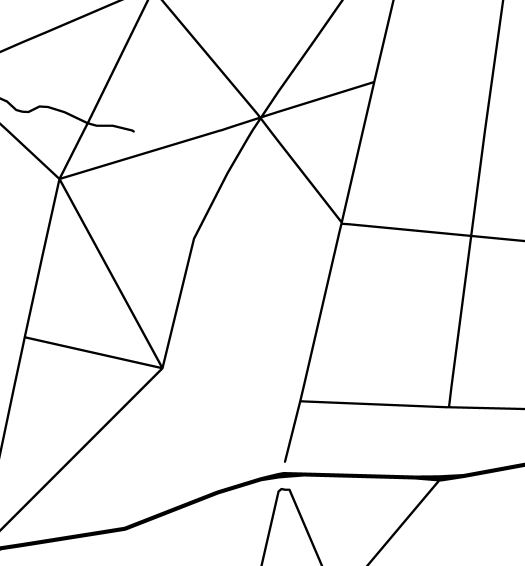
#> input picture Shapes.jpg, 1050 x 1132 px, found by its file name (shown at 1/2 size)
$ python index.py
#> lines starting #> are read from the running program, lines starting #| are printed output that depends on the picture; after the words box and inside, x2 and y2 are one past the last pixel; in counts of white or black regions, pixels touching at a corner belong together
### IMG.py

import os
import cv2
import numpy as np


class IMG:
    @staticmethod
    def getIMG(path: str):
#> called with path = 'Shapes.jpg'
        path = os.path.expanduser("~/Desktop/Art/"+path)
        img = cv2.imread(path)
#> img is the input picture: shape (1132, 1050, 3); min 0, max 255, mean 245
        print(img)
#> (printed output is left out)
        return img

    @ staticmethod
    def showIMG(img, width=None, height=None, inter=cv2.INTER_AREA):
#> called with width = 500, inter = 3
        dim = None
        (h, w) = img.shape[:2]
#> h = 1132; w = 1050
        if width is None and height is None:
            imR = img
        if width is None:
            r = height / float(h)
            dim = (int(w * r), height)
        else:
            r = width / float(w)
#> r = 0.476
            dim = (width, int(h * r))
#> dim = (500, 539)

        imR = cv2.resize(img, dim, interpolation=inter)
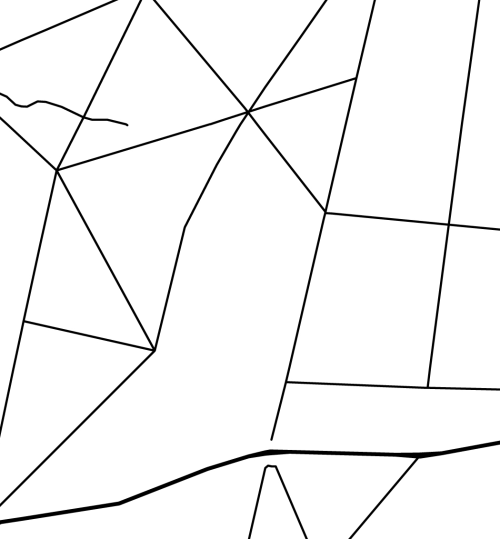
#> imR: shape (539, 500, 3); min 0, max 255, mean 245.1

        cv2.imshow('', imR)
        cv2.waitKey(0)
        cv2.destroyAllWindows()
        return None

    # [9 lines left out: function getBackgroundimage, not called in this run]

### Process.py
import random
import cv2
import matplotlib.pyplot as plt
from matplotlib import figure


class Process:
    @staticmethod
    def PrepareIMG(img):
        # permet de convertir l'image en nuance de gris
        greyIMG = cv2.cvtColor(img, cv2.COLOR_BGR2GRAY)
        return greyIMG

    def GetContours(img):
        ret, thresh = cv2.threshold(img, 100, 255, 0)
#> thresh: shape (1132, 1050); 96.2% white; 4 black regions
        contours, hierarchy = cv2.findContours(
            thresh, cv2.RETR_TREE, cv2.CHAIN_APPROX_NONE)
#> contours = 19 contours; largest, box (x1, y1, x2, y2) and area: (0, 241, 1050, 1093) 287724, (686, 0, 1004, 469) 107570, (603, 450, 940, 812) 94953, (0, 953, 874, 1132) 82866, (123, 239, 517, 729) 74528
        print(str(len(contours))+" shapes found")
#| 19 shapes found
        return contours

    @staticmethod
    def GetRandomColor():
        R = random.randrange(0, 255)
        G = random.randrange(0, 255)
        B = random.randrange(0, 255)
        return (R, G, B)

    def DrawOneContours(inputIMG, contours, index: int, colorchoice):

        # mask=np.zeros(inputIMG.shape,np.uint8)
        img = cv2.drawContours(inputIMG, contours, index,
                               colorchoice, thickness=cv2.FILLED)
        #img = cv2.drawContours(mask, contours,index, (249,255,10),thickness=cv2.FILLED)

        return img

    # [5 lines left out: function PltIMG, not called in this run]

### index.py
from IMG import IMG
from Process import Process

originalIMG = IMG.getIMG("Shapes.jpg")  # a tester "Shapes.jpg"
IMG.showIMG(originalIMG, 500)
GreyIMG = Process.PrepareIMG(originalIMG)
contours = Process.GetContours(GreyIMG)
print(str(len(contours))+" contours found !")
#| 19 contours found !
for index in range(0, len(contours)-1):
    Process.DrawOneContours(originalIMG, contours,
                            index, Process.GetRandomColor())
#> this loop made 18 passes
#> (R in GetRandomColor, G in GetRandomColor, B in GetRandomColor) on passes 1 to 12: (216, 98, 194), (227, 107, 10), (66, 247, 130), (124, 103, 235), (200, 212, 77), (247, 122, 91), (149, 228, 232), (55, 129, 35), (72, 35, 193), (24, 158, 204), (64, 252, 232), (136, 251, 180)
#> pass 2, in DrawOneContours (call 2), `img = cv2.drawContours(inputIMG, contours, index, colorchoice, thickne..`:
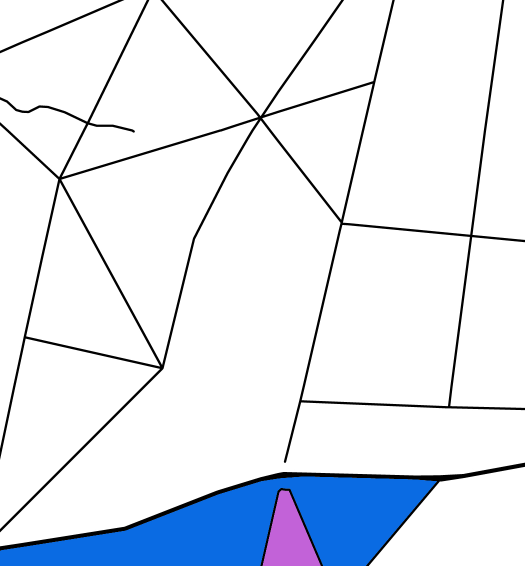
#> img: shape (1132, 1050, 3) (shown at 1/2 size); mean B, G, R 242.8, 233.3, 227.3
#> pass 3, in DrawOneContours (call 3), `img = cv2.drawContours(inputIMG, contours, index, colorchoice, thickne..`:
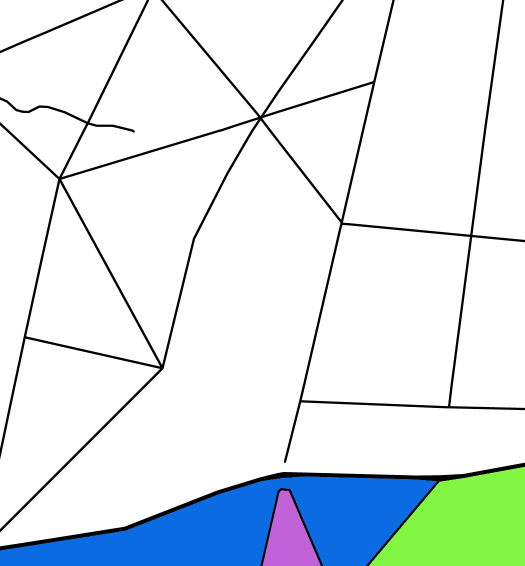
#> img: shape (1132, 1050, 3) (shown at 1/2 size); 3.63% of pixels changed, all inside (x1, y1, x2, y2) = (738, 934, 1050, 1132)
#> after the loop:
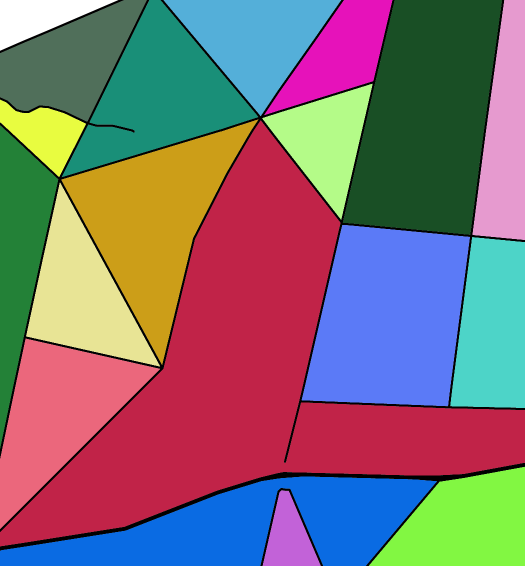
#> originalIMG: shape (1132, 1050, 3) (shown at 1/2 size); mean B, G, R 116.8, 111.5, 128.8
